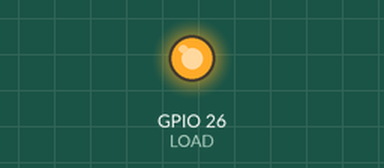
This program was run on a simulated Raspberry Pi (BCM pin numbers). On the bench: output pins drawn as LEDs (lit = HIGH). The clock reads 2024-03-15 10:24:30 at power-on unless the program sets it; pins used as bus, display or sensor lines are not drawn.

Above: at 0.1 s.
Timing chart, 0 to 1.6 s (numbered marks = the images above):
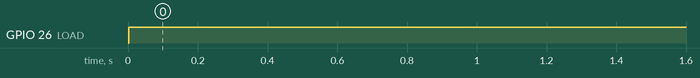

Measured:
- by itself, GPIO 26 (LOAD): LOW → HIGH at 0.00 s

The program:

prog_old.py
```python
#!/usr/bin/env python
# encoding: utf-8

import RPi.GPIO
import time

# 串行数据输入
DIN = 13

# 时钟脉冲信号——上升沿有效
LOAD = 26

# 打入信号————上升沿有效
CLK = 19

RPi.GPIO.setmode(RPi.GPIO.BCM)

RPi.GPIO.setup(DIN, RPi.GPIO.OUT)
RPi.GPIO.setup(LOAD, RPi.GPIO.OUT)
RPi.GPIO.setup(CLK, RPi.GPIO.OUT)

# 译码模式设置
def setDecodeMode(mode = 4):
	RPi.GPIO.output(LOAD, False)

	# 指令寄存器地址设置：0xX9
	# D15-D12:任意
	setBitData(True)
	setBitData(True)
	setBitData(True)
	setBitData(True)
	# D11,10,9,8: 1,0,0,1
	setBitData(True)
	setBitData(False)
	setBitData(False)
	setBitData(True)

	if (mode == 1) :
		# TODO
		print "TODO"
		pass
	elif (mode == 2) :
		# TODO
		print "TODO"
		pass
	elif (mode == 3) :
		# TODO
		print "TODO"
		pass
	elif (mode == 4) :
		# 数码管7－0全部采用译码模式
		# D7－D0： 1，1，1，1，1，1，1，1
		setBitData(True)
		setBitData(True)
		setBitData(True)
		setBitData(True)
		setBitData(True)
		setBitData(True)
		setBitData(True)
		setBitData(True)

	RPi.GPIO.output(LOAD, True)

# 亮度设置
def setIntensity(mode = 15):
	RPi.GPIO.output(LOAD, False)

	# 指令寄存器地址设置：0xXA
	# D15-D12:任意
	setBitData(True)
	setBitData(True)
	setBitData(True)
	setBitData(True)
	# D11,10,9,8: 1,0,1,0
	setBitData(True)
	setBitData(False)
	setBitData(True)
	setBitData(False)

	# 亮度从0到15共16个等级，指令的D3－D0就是数字0－15的二进制编码
	# D7-D4:任意
	setBitData(True)
	setBitData(True)
	setBitData(True)
	setBitData(True)

	if (mode == 15) :
		setBitData(False)
		setBitData(True)
		setBitData(False)
		setBitData(False)
	else :
		# TODO
		print "TODO"
		pass

	RPi.GPIO.output(LOAD, True)

# 扫描显示位数设置
def setScanLimit(mode = 4):
	RPi.GPIO.output(LOAD, False)

	# 指令寄存器地址设置：0xXB
	# D15-D12:任意
	setBitData(True)
	setBitData(True)
	setBitData(True)
	setBitData(True)
	# D11,10,9,8: 1,0,1,1
	setBitData(True)
	setBitData(False)
	setBitData(True)
	setBitData(True)

	# 扫描位数可设置0－7共8种选择，指令的D2－D0就是数字0－7的二进制编码
	# D7-D3:任意
	setBitData(True)
	setBitData(True)
	setBitData(True)
	setBitData(True)
	setBitData(True)

	if (mode == 4) :
		setBitData(False)
		setBitData(True)
		setBitData(True)
	else :
		# TODO
		print "TODO"
		pass

	RPi.GPIO.output(LOAD, True)

# 关断模式设置
def setShutdownMode(mode = 1):
	RPi.GPIO.output(LOAD, False)

	# 指令寄存器地址设置：0xXC
	# D15-D12:任意
	setBitData(True)
	setBitData(True)
	setBitData(True)
	setBitData(True)
	# D11,10,9,8: 1,1,0,0
	setBitData(True)
	setBitData(True)
	setBitData(False)
	setBitData(False)

	# 关断模式可设置0－1共2种选择，设置D0即可
	# D7-D1:任意
	setBitData(True)
	setBitData(True)
	setBitData(True)
	setBitData(True)
	setBitData(True)
	setBitData(True)
	setBitData(True)

	if (mode == 1) :
		# 正常运行模式
		setBitData(True)
	else :
		# 关断模式
		setBitData(False)

	RPi.GPIO.output(LOAD, True)

# 测试模式设置
def setDisplayTestMode(mode = 0):
	RPi.GPIO.output(LOAD, False)

	# 指令寄存器地址设置：0xXF
	# D15-D12:任意
	setBitData(True)
	setBitData(True)
	setBitData(True)
	setBitData(True)
	# D11,10,9,8: 1,1,1,1
	setBitData(True)
	setBitData(True)
	setBitData(True)
	setBitData(True)

	# 测试模式可设置0－1共2种选择，设置D0即可
	# D7-D1:任意
	setBitData(True)
	setBitData(True)
	setBitData(True)
	setBitData(True)
	setBitData(True)
	setBitData(True)
	setBitData(True)

	if (mode == 0) :
		# 正常运行模式
		setBitData(False)
	else :
		# 测试模式
		setBitData(True)

	RPi.GPIO.output(LOAD, True)

# 指定no(1-4)号数码管显示数字num(0-9)，第三个参数是显示不显示小数点（true/false）
def showDigit(no, num, showDotPoint):

	RPi.GPIO.output(LOAD, False)

	if (no == 1) :
		# 指令寄存器地址设置：0xX1
		# D15-D12:任意
		setBitData(True)
		setBitData(True)
		setBitData(True)
		setBitData(True)
		# D11-D8: 0,0,0,1
		setBitData(False)
		setBitData(False)
		setBitData(False)
		setBitData(True)
	elif (no == 2) :
		# 指令寄存器地址设置：0xX2
		# D15-D12:任意
		setBitData(True)
		setBitData(True)
		setBitData(True)
		setBitData(True)
		# D11-D8: 0,0,1,0
		setBitData(False)
		setBitData(False)
		setBitData(True)
		setBitData(False)
	elif (no == 3) :
		# 指令寄存器地址设置：0xX3
		# D15-D12:任意
		setBitData(True)
		setBitData(True)
		setBitData(True)
		setBitData(True)
		# D11-D8: 0,0,1,1
		setBitData(False)
		setBitData(False)
		setBitData(True)
		setBitData(True)
	elif (no == 4) :
		# 指令寄存器地址设置：0xX4
		# D15-D12:任意
		setBitData(True)
		setBitData(True)
		setBitData(True)
		setBitData(True)
		# D11-D8: 0,1,0,0
		setBitData(False)
		setBitData(True)
		setBitData(False)
		setBitData(False)

	# D7:显示小数点（1点亮）
	setBitData(showDotPoint)
	# D6-D4:任意
	setBitData(True)
	setBitData(True)
	setBitData(True)

	# D3-D0
	if (num == 0) :
		setBitData(False)
		setBitData(False)
		setBitData(False)
		setBitData(False)
	elif (num == 1) :
		setBitData(False)
		setBitData(False)
		setBitData(False)
		setBitData(True)
	elif (num == 2) :
		setBitData(False)
		setBitData(False)
		setBitData(True)
		setBitData(False)
	elif (num == 3) :
		setBitData(False)
		setBitData(False)
		setBitData(True)
		setBitData(True)
	elif (num == 4) :
		setBitData(False)
		setBitData(True)
		setBitData(False)
		setBitData(False)
	elif (num == 5) :
		setBitData(False)
		setBitData(True)
		setBitData(False)
		setBitData(True)
	elif (num == 6) :
		setBitData(False)
		setBitData(True)
		setBitData(True)
		setBitData(False)
	elif (num == 7) :
		setBitData(False)
		setBitData(True)
		setBitData(True)
		setBitData(True)
	elif (num == 8) :
		setBitData(True)
		setBitData(False)
		setBitData(False)
		setBitData(False)
	elif (num == 9) :
		setBitData(True)
		setBitData(False)
		setBitData(False)
		setBitData(True)

	RPi.GPIO.output(LOAD, True)

def setBitData(data):
	RPi.GPIO.output(CLK, False)
	RPi.GPIO.output(DIN, data)
	RPi.GPIO.output(CLK, True)

try:
	setShutdownMode()
	setDecodeMode()
	setIntensity()
	setScanLimit()
	setDisplayTestMode()

	while True:
		showDigit(1, int(time.strftime("%H",time.localtime(time.time()))) / 10, False)
		showDigit(2, int(time.strftime("%H",time.localtime(time.time()))) % 10, True)
		showDigit(3, int(time.strftime("%M",time.localtime(time.time()))) / 10, False)
		showDigit(4, int(time.strftime("%M",time.localtime(time.time()))) % 10, False)
		time.sleep(10)

except KeyboardInterrupt:
	pass

# 最后清理GPIO口（不做也可以，建议每次程序结束时清理一下，好习惯）
RPi.GPIO.cleanup()
```
